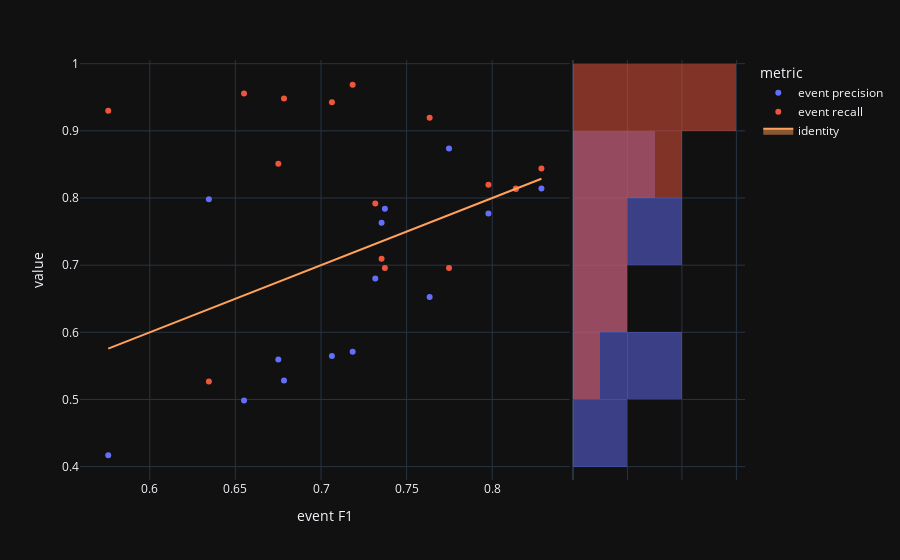

Write notebook code for a chart like this one.
### Code cell
fig=px.scatter(visualTradeoff,x='event F1',y='value',color='metric', marginal_y="histogram")
fig.add_trace(
    go.Scatter(x=experimentModels['eventF1'], y=experimentModels['eventF1'], name="identity", mode='lines',fill="toself")
)
fig.show()

### Figure 1 — Plotly figure (JSON) as saved in the notebook; plotly's stock layout.template omitted (floating-point values rounded to 4 significant figures)
{"data": [{"hovertemplate": "metric=event precision<br>event F1=%{x}<br>value=%{y}<extra></extra>", "legendgroup": "event precision", "marker": {"color": "#636efa", "symbol": "circle"}, "mode": "markers", "name": "event precision", "orientation": "v", "showlegend": true, "x": [0.8138, 0.7978, 0.5758, 0.7317, 0.6345, 0.6751, 0.8287, 0.7634, 0.7185, 0.7354, 0.7064, 0.6784, 0.7373, 0.7747, 0.6551], "xaxis": "x", "y": [0.8134, 0.7769, 0.4169, 0.6801, 0.798, 0.5595, 0.814, 0.6527, 0.571, 0.7633, 0.5648, 0.5282, 0.7842, 0.8738, 0.4983], "yaxis": "y", "type": "scatter"}, {"alignmentgroup": "True", "bingroup": "y", "hovertemplate": "metric=event precision<br>value=%{y}<br>count=%{x}<extra></extra>", "legendgroup": "event precision", "marker": {"color": "#636efa"}, "name": "event precision", "offsetgroup": "event precision", "opacity": 0.5, "showlegend": false, "xaxis": "x2", "y": [0.8134, 0.7769, 0.4169, 0.6801, 0.798, 0.5595, 0.814, 0.6527, 0.571, 0.7633, 0.5648, 0.5282, 0.7842, 0.8738, 0.4983], "yaxis": "y2", "type": "histogram"}, {"hovertemplate": "metric=event recall<br>event F1=%{x}<br>value=%{y}<extra></extra>", "legendgroup": "event recall", "marker": {"color": "#EF553B", "symbol": "circle"}, "mode": "markers", "name": "event recall", "orientation": "v", "showlegend": true, "x": [0.8138, 0.7978, 0.5758, 0.7317, 0.6345, 0.6751, 0.8287, 0.7634, 0.7185, 0.7354, 0.7064, 0.6784, 0.7373, 0.7747, 0.6551], "xaxis": "x", "y": [0.8142, 0.8198, 0.9301, 0.7918, 0.5267, 0.8509, 0.844, 0.9195, 0.9686, 0.7094, 0.9427, 0.948, 0.6957, 0.6959, 0.9556], "yaxis": "y", "type": "scatter"}, {"alignmentgroup": "True", "bingroup": "y", "hovertemplate": "metric=event recall<br>value=%{y}<br>count=%{x}<extra></extra>", "legendgroup": "event recall", "marker": {"color": "#EF553B"}, "name": "event recall", "offsetgroup": "event recall", "opacity": 0.5, "showlegend": false, "xaxis": "x2", "y": [0.8142, 0.8198, 0.9301, 0.7918, 0.5267, 0.8509, 0.844, 0.9195, 0.9686, 0.7094, 0.9427, 0.948, 0.6957, 0.6959, 0.9556], "yaxis": "y2", "type": "histogram"}, {"fill": "toself", "mode": "lines", "name": "identity", "x": [0.8138, 0.7978, 0.5758, 0.7317, 0.6345, 0.6751, 0.8287, 0.7634, 0.7185, 0.7354, 0.7064, 0.6784, 0.7373, 0.7747, 0.6551], "y": [0.8138, 0.7978, 0.5758, 0.7317, 0.6345, 0.6751, 0.8287, 0.7634, 0.7185, 0.7354, 0.7064, 0.6784, 0.7373, 0.7747, 0.6551], "type": "scatter"}], "layout": {"xaxis": {"anchor": "y", "domain": [0.0, 0.7363], "title": {"text": "event F1"}}, "yaxis": {"anchor": "x", "domain": [0.0, 1.0], "title": {"text": "value"}}, "xaxis2": {"anchor": "y2", "domain": [0.7413, 1.0], "matches": "x2", "showticklabels": false, "showline": false, "ticks": "", "showgrid": true}, "yaxis2": {"anchor": "x2", "domain": [0.0, 1.0], "matches": "y", "showticklabels": false, "showgrid": true}, "legend": {"title": {"text": "metric"}, "tracegroupgap": 0}, "margin": {"t": 60}, "barmode": "overlay"}}
